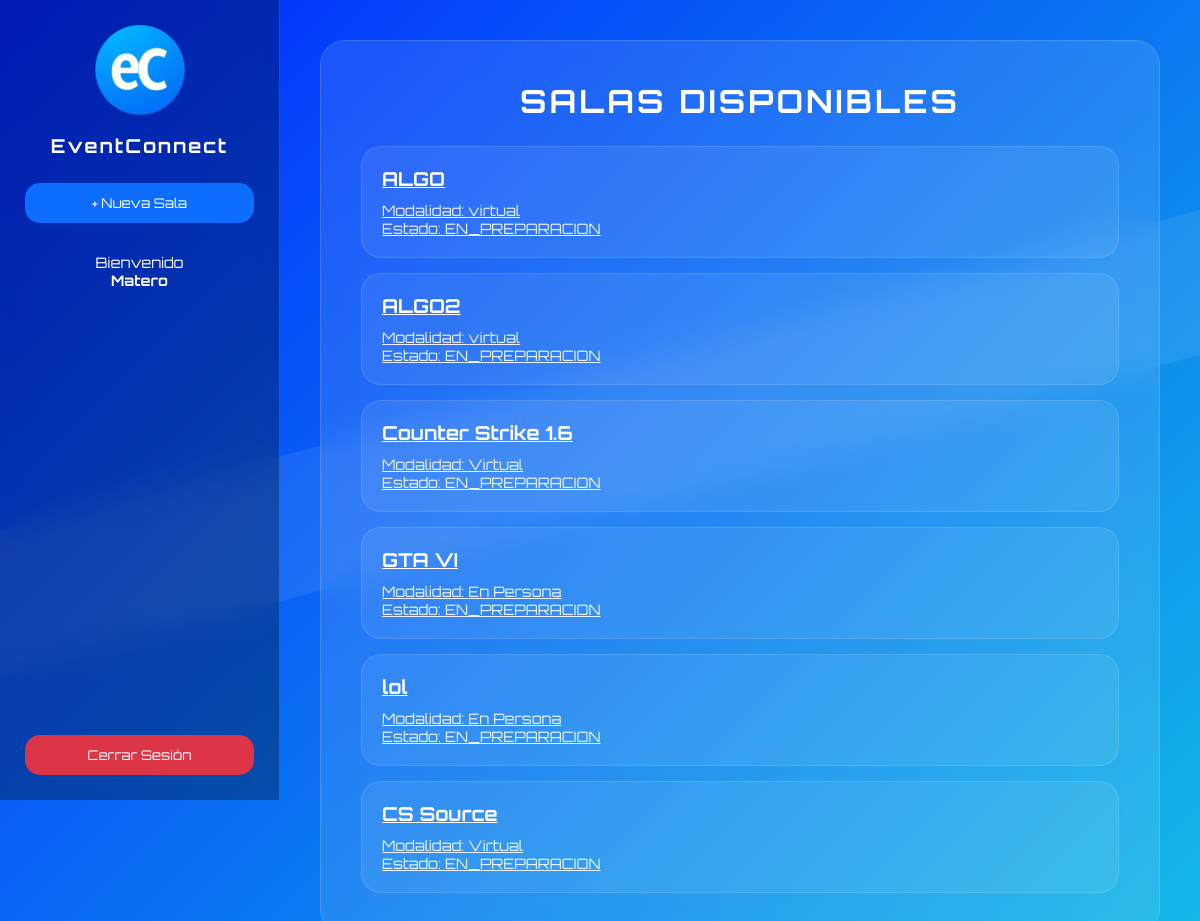
The page /paginas/new/paginaPrincipal.php (signed in) on the database its author committed.
### tables this page shows
CREATE TABLE `Sala` (
  `Id_sala` int(11) NOT NULL COMMENT 'No se setea, es Auto Increment!',
  `Titulo` varchar(100) NOT NULL,
  `Descripcion` varchar(500) DEFAULT NULL,
  `Modalidad` varchar(20) NOT NULL,
  `Ubicacion` varchar(100) DEFAULT NULL,
  `Fecha` datetime NOT NULL,
  `nicknameCreador` varchar(100) NOT NULL COMMENT 'nick del creador',
  `Estado` varchar(20) NOT NULL
);

### database/conexion.php (called while the page is built)
<?php
    class Conexion
    {
        private $host = "localhost";
        private $user = "user";
        private $password = "user123";
        private $bd = "EventConnect";
        private $conexion;
        public function iniciarDB()
        {
            try
            {
                $this->conexion = new mysqli($this->host, $this->user, $this->password, $this->bd);
            }
            catch(mysqli_sql_exception)
            {
                echo "Error al conectar a la bd";
            }
            return $this->conexion;
        }
    }

### database/accesoBD/salaBD.php (called while the page is built, shortened)
<?php
    class salaBD
    {
        public function getAllSalas($conexion)
        {
            $consulta = "SELECT * FROM Sala";
            return mysqli_query($conexion, $consulta);
        }
    }
?>

### control/paginaPrincipal.php (the view)
<?php
    include_once "../database/conexion.php";
    include_once "../database/accesoBD/salaBD.php";
    class PaginaPrincipal
    {
        private $conexion;
        public function __construct()
        {
            $this->conexion = new Conexion();
            $this->conexion = $this->conexion->iniciarDB();
        }
        public function mostrarSalas()
        {
            $accesoDBSala = new salaBD();
            $salas = $accesoDBSala->getAllSalas($this->conexion);
            while ($fila = mysqli_fetch_assoc($salas))
            {
                if($fila['Estado'] != "FINALIZADA" && $fila['Estado'] != "EN_CURSO")
                {
                    echo "
                        <a href='../paginas/visorSala.php?idSala=".$fila['Id_sala']."' class='sala-card'>
                            <div class='sala-titulo'>
                                ".$fila['Titulo']."
                            </div>
                            <div class='sala-info'>
                                Modalidad: ".$fila['Modalidad']."
                            </div>
                            <div class='sala-info'>
                                Estado: ".$fila['Estado']."
                            </div>
                        </a>";
                }
            }
        }
    }
?>

### assets/CSS/estilos.css (style rules this page uses)
* { margin:0; padding:0; box-sizing:border-box; }
body { min-height:100vh; background:linear-gradient( 135deg, #0026ff, #14bce6 ); font-family:'Orbitron',sans-serif; }
body::before { content:""; position:fixed; width:180%; height:140px; background:rgba(255,255,255,.08); top:35%; left:-30%; transform:rotate(-15deg); z-index:-1; }
.sala-card { width:100%; background:rgba(255,255,255,.08); border:1px solid rgba(255,255,255,.12); border-radius:20px; padding:20px; color:white; text-align:left; cursor:pointer; transition:.3s; font-family:'Orbitron',sans-serif; }
.sala-titulo { font-size:1.2rem; font-weight:700; margin-bottom:10px; }
.sala-info { font-size:.9rem; opacity:.9; }

### rows shown on the page
sala: Titulo "ALGO", Modalidad "virtual", Estado "EN_PREPARACION"
sala: Titulo "ALGO2", Modalidad "virtual", Estado "EN_PREPARACION"
sala: Titulo "Counter Strike 1.6", Modalidad "Virtual", Estado "EN_PREPARACION"
sala: Titulo "GTA VI", Modalidad "En Persona", Estado "EN_PREPARACION"
sala: Titulo "lol", Modalidad "En Persona", Estado "EN_PREPARACION"
sala: Titulo "CS Source", Modalidad "Virtual", Estado "EN_PREPARACION"

### other values the page prints
$_SESSION['nickName'] "Matero"
